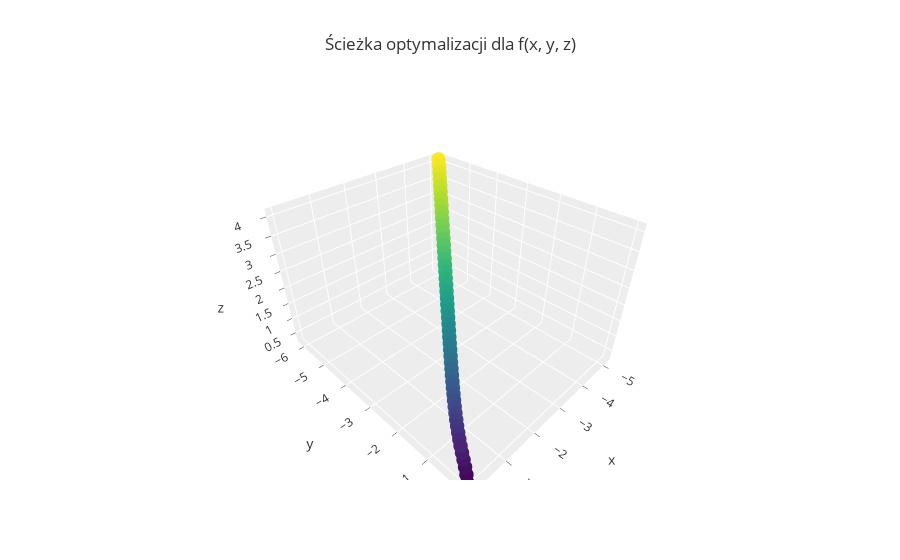

Notebook cell for this chart:
### Code cell
trajectory = np.array(trajectory)

fig = go.Figure()

fig.add_trace(go.Scatter3d(
    x=trajectory[:, 0],
    y=trajectory[:, 1],
    z=trajectory[:, 2],
    mode='markers+lines',
    marker=dict(size=5, color=np.arange(len(trajectory)), colorscale='Viridis'),
    line=dict(color='blue', width=2),
    name="Ścieżka optymalizacji"
))

fig.update_layout(
    title="Ścieżka optymalizacji dla f(x, y, z)",
    scene=dict(
        xaxis_title="x",
        yaxis_title="y",
        zaxis_title="z"
    ),
    template="ggplot2"
)
fig.show(config=dict(scrollZoom=True))

### Figure 1 — Plotly figure (JSON) as saved in the notebook; plotly's stock layout.template omitted (floating-point values rounded to 4 significant figures)
{"data": [{"line": {"color": "blue", "width": 2}, "marker": {"color": [0, 1, 2, 3, 4, 5, 6, 7, 8, 9, 10, 11, 12, 13, 14, 15, 16, 17, 18, 19, 20, 21, 22, 23, 24, 25, 26, 27, 28, 29, 30, 31, 32, 33, 34, 35, 36, 37, 38, 39, 40, 41, 42, 43, 44, 45, 46, 47, 48, 49], "colorscale": [[0, "#440154"], [0.1111, "#482878"], [0.2222, "#3e4989"], [0.3333, "#31688e"], [0.4444, "#26828e"], [0.5556, "#1f9e89"], [0.6667, "#35b779"], [0.7778, "#6ece58"], [0.8889, "#b5de2b"], [1, "#fde725"]], "size": 5}, "mode": "markers+lines", "name": "Ścieżka optymalizacji", "type": "scatter3d", "x": [0, 0, -0.006, -0.0204, -0.04374, -0.07566, -0.1154, -0.1622, -0.2151, -0.2734, -0.3365, -0.4039, -0.4751, -0.5499, -0.6278, -0.7087, -0.7925, -0.879, -0.9682, -1.06, -1.154, -1.251, -1.35, -1.452, -1.557, -1.664, -1.774, -1.886, -2.001, -2.119, -2.24, -2.363, -2.49, -2.619, -2.752, -2.887, -3.026, -3.169, -3.314, -3.463, -3.616, -3.772, -3.932, -4.095, -4.263, -4.434, -4.61, -4.789, -4.973, -5.162], "y": [0, -0.03, -0.078, -0.1371, -0.2033, -0.2745, -0.3492, -0.4267, -0.5068, -0.589, -0.6735, -0.76, -0.8487, -0.9395, -1.032, -1.128, -1.225, -1.325, -1.427, -1.531, -1.638, -1.748, -1.86, -1.975, -2.092, -2.212, -2.335, -2.461, -2.59, -2.722, -2.857, -2.996, -3.137, -3.282, -3.43, -3.582, -3.737, -3.897, -4.059, -4.226, -4.397, -4.571, -4.75, -4.933, -5.12, -5.312, -5.508, -5.709, -5.914, -6.125], "z": [0.3, 0.54, 0.735, 0.8958, 1.03, 1.145, 1.243, 1.329, 1.406, 1.476, 1.539, 1.599, 1.655, 1.709, 1.761, 1.812, 1.862, 1.912, 1.962, 2.013, 2.063, 2.114, 2.166, 2.219, 2.273, 2.327, 2.383, 2.44, 2.498, 2.558, 2.618, 2.68, 2.744, 2.809, 2.875, 2.943, 3.013, 3.084, 3.157, 3.231, 3.308, 3.386, 3.466, 3.548, 3.631, 3.717, 3.805, 3.895, 3.987, 4.081]}], "layout": {"scene": {"xaxis": {"title": {"text": "x"}}, "yaxis": {"title": {"text": "y"}}, "zaxis": {"title": {"text": "z"}}}, "title": {"text": "Ścieżka optymalizacji dla f(x, y, z)"}}}
